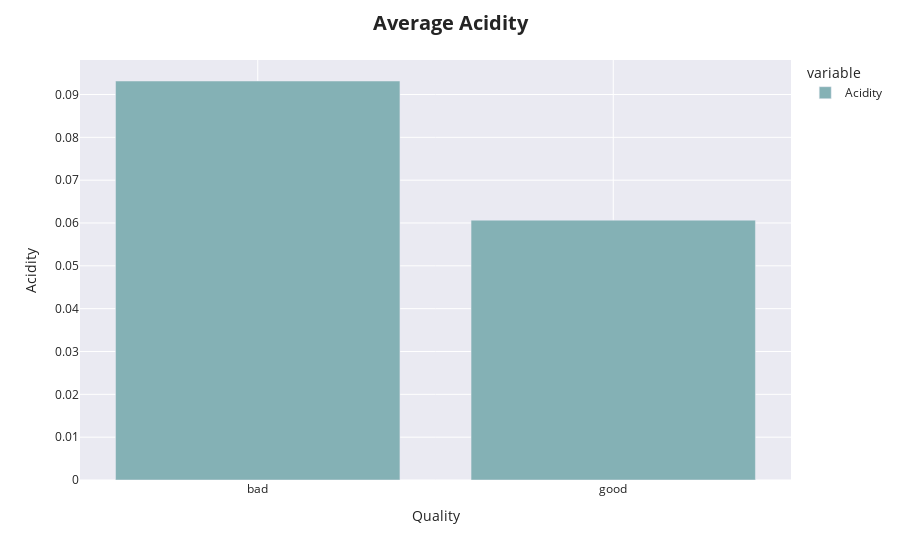

Source (notebook cell):
### Code cell
fig = data.groupby('Quality').agg({'Acidity':'mean'}).plot(kind='bar',                                                    
                                                    template = "seaborn",
                                                    labels = {"Quality":"Quality",
                                                              "value":"Acidity"},
                                                    color_discrete_sequence = ["#84b1b5"]);

fig.update_layout(title = "<b>Average Acidity</b>\n",
                  title_font = dict(size = 20),)


fig.show()

### Figure 1 — Plotly figure (JSON) as saved in the notebook; plotly's stock layout.template omitted (floating-point values rounded to 4 significant figures)
{"data": [{"alignmentgroup": "True", "hovertemplate": "variable=Acidity<br>Quality=%{x}<br>Acidity=%{y}<extra></extra>", "legendgroup": "Acidity", "marker": {"color": "#84b1b5", "pattern": {"shape": ""}}, "name": "Acidity", "offsetgroup": "Acidity", "orientation": "v", "showlegend": true, "textposition": "auto", "type": "bar", "x": ["bad", "good"], "xaxis": "x", "y": [0.09315, 0.06067], "yaxis": "y"}], "layout": {"barmode": "relative", "legend": {"title": {"text": "variable"}, "tracegroupgap": 0}, "margin": {"t": 60}, "title": {"font": {"size": 20}, "text": "<b>Average Acidity</b>\n"}, "xaxis": {"anchor": "y", "domain": [0, 1], "title": {"text": "Quality"}}, "yaxis": {"anchor": "x", "domain": [0, 1], "title": {"text": "Acidity"}}}}
